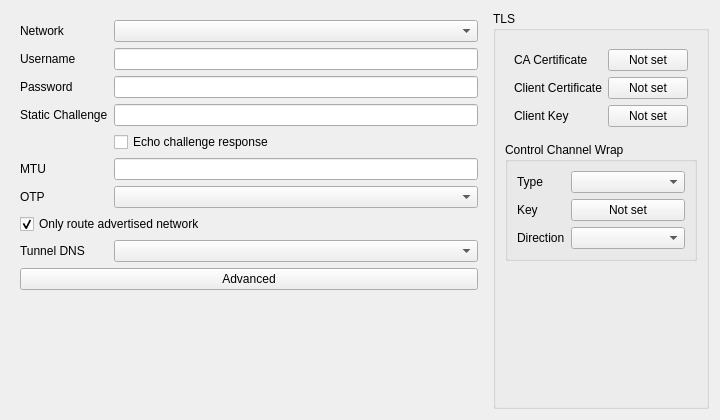
<?xml version="1.0" encoding="UTF-8"?>
<ui version="4.0">
 <class>EditOpenVPN</class>
 <widget class="QWidget" name="EditOpenVPN">
  <property name="geometry">
   <rect>
    <x>0</x>
    <y>0</y>
    <width>720</width>
    <height>420</height>
   </rect>
  </property>
  <property name="windowTitle">
   <string notr="true">EditOpenVPN</string>
  </property>
  <layout class="QHBoxLayout" name="horizontalLayout">
   <item>
    <widget class="QWidget" name="basic_w" native="true">
     <layout class="QFormLayout" name="basic_layout">
      <item row="0" column="0">
       <widget class="QLabel" name="network_l">
        <property name="toolTip">
         <string>&lt;html&gt;&lt;head/&gt;&lt;body&gt;&lt;p&gt;Default transport network. Leave empty to use the core default (udp).&lt;/p&gt;&lt;/body&gt;&lt;/html&gt;</string>
        </property>
        <property name="text">
         <string>Network</string>
        </property>
       </widget>
      </item>
      <item row="0" column="1">
       <widget class="QComboBox" name="network"/>
      </item>
      <item row="1" column="0">
       <widget class="QLabel" name="username_l">
        <property name="text">
         <string>Username</string>
        </property>
       </widget>
      </item>
      <item row="1" column="1">
       <widget class="QLineEdit" name="username"/>
      </item>
      <item row="2" column="0">
       <widget class="QLabel" name="password_l">
        <property name="text">
         <string>Password</string>
        </property>
       </widget>
      </item>
      <item row="2" column="1">
       <widget class="QLineEdit" name="password"/>
      </item>
      <item row="3" column="0">
       <widget class="QLabel" name="static_challenge_l">
        <property name="toolTip">
         <string>&lt;html&gt;&lt;head/&gt;&lt;body&gt;&lt;p&gt;Static challenge text shown by the server when it asks for a second authentication response. When a challenge is set and an OTP profile is bound, Throne sends the answer itself and no interactive prompt appears.&lt;/p&gt;&lt;/body&gt;&lt;/html&gt;</string>
        </property>
        <property name="text">
         <string>Static Challenge</string>
        </property>
       </widget>
      </item>
      <item row="3" column="1">
       <widget class="QLineEdit" name="static_challenge"/>
      </item>
      <item row="4" column="1">
       <widget class="QCheckBox" name="static_challenge_echo">
        <property name="toolTip">
         <string>&lt;html&gt;&lt;head/&gt;&lt;body&gt;&lt;p&gt;Show the static challenge response as plain text.&lt;/p&gt;&lt;/body&gt;&lt;/html&gt;</string>
        </property>
        <property name="text">
         <string>Echo challenge response</string>
        </property>
       </widget>
      </item>
      <item row="5" column="0">
       <widget class="QLabel" name="mtu_l">
        <property name="toolTip">
         <string>&lt;html&gt;&lt;head/&gt;&lt;body&gt;&lt;p&gt;Tunnel MTU. Empty uses 1500 until the server pushes a value.&lt;/p&gt;&lt;/body&gt;&lt;/html&gt;</string>
        </property>
        <property name="text">
         <string>MTU</string>
        </property>
       </widget>
      </item>
      <item row="5" column="1">
       <widget class="QLineEdit" name="mtu"/>
      </item>
      <item row="6" column="0">
       <widget class="QLabel" name="otp_profile_l">
        <property name="text">
         <string>OTP</string>
        </property>
       </widget>
      </item>
      <item row="6" column="1">
       <widget class="QComboBox" name="otp_profile"/>
      </item>
      <item row="7" column="0" colspan="2">
       <widget class="QCheckBox" name="only_advertised_routes">
        <property name="toolTip">
         <string>&lt;html&gt;&lt;head/&gt;&lt;body&gt;&lt;p&gt;Traffic that falls through to this profile reaches the tunnel only when the destination is inside a subnet the VPN server advertises; anything else is blocked. Routing rules that name this profile explicitly are not affected and always win.&lt;/p&gt;&lt;/body&gt;&lt;/html&gt;</string>
        </property>
        <property name="text">
         <string>Only route advertised network</string>
        </property>
        <property name="checked">
         <bool>true</bool>
        </property>
       </widget>
      </item>
      <item row="8" column="0">
       <widget class="QLabel" name="tunnel_dns_l">
        <property name="toolTip">
         <string>&lt;html&gt;&lt;head/&gt;&lt;body&gt;&lt;p&gt;How DNS uses the resolvers the VPN server pushes when this profile is started.&lt;/p&gt;&lt;p&gt;None: ignore them. Use this if the server claims every domain and breaks public DNS.&lt;br/&gt;Prefer: resolve the names the server claims - its split-DNS suffixes and search domains - through them, and everything else as usual.&lt;br/&gt;Strict: also send every remote DNS query to them instead of the remote DNS server, and fail the lookups they cannot answer. Direct lookups are unchanged.&lt;/p&gt;&lt;p&gt;As an endpoint in a routing profile, Prefer and Strict both resolve only the names the server claims.&lt;/p&gt;&lt;/body&gt;&lt;/html&gt;</string>
        </property>
        <property name="text">
         <string>Tunnel DNS</string>
        </property>
       </widget>
      </item>
      <item row="8" column="1">
       <widget class="QComboBox" name="tunnel_dns"/>
      </item>
      <item row="9" column="0" colspan="2">
       <widget class="QPushButton" name="advanced_button">
        <property name="text">
         <string>Advanced</string>
        </property>
       </widget>
      </item>
     </layout>
    </widget>
   </item>
   <item>
    <widget class="QGroupBox" name="tls_box">
     <property name="title">
      <string>TLS</string>
     </property>
     <layout class="QVBoxLayout" name="tls_layout">
      <item>
       <widget class="QWidget" name="tls_form_w" native="true">
        <layout class="QFormLayout" name="tls_form">
         <item row="0" column="0">
          <widget class="QLabel" name="certificate_l">
           <property name="toolTip">
            <string>&lt;html&gt;&lt;head/&gt;&lt;body&gt;&lt;p&gt;Trusted CA certificate content (PEM).&lt;/p&gt;&lt;/body&gt;&lt;/html&gt;</string>
           </property>
           <property name="text">
            <string>CA Certificate</string>
           </property>
          </widget>
         </item>
         <item row="0" column="1">
          <widget class="QPushButton" name="certificate">
           <property name="text">
            <string>Not set</string>
           </property>
          </widget>
         </item>
         <item row="1" column="0">
          <widget class="QLabel" name="client_certificate_l">
           <property name="text">
            <string>Client Certificate</string>
           </property>
          </widget>
         </item>
         <item row="1" column="1">
          <widget class="QPushButton" name="client_certificate">
           <property name="text">
            <string>Not set</string>
           </property>
          </widget>
         </item>
         <item row="2" column="0">
          <widget class="QLabel" name="client_key_l">
           <property name="text">
            <string>Client Key</string>
           </property>
          </widget>
         </item>
         <item row="2" column="1">
          <widget class="QPushButton" name="client_key">
           <property name="text">
            <string>Not set</string>
           </property>
          </widget>
         </item>
        </layout>
       </widget>
      </item>
      <item>
       <widget class="QGroupBox" name="control_wrap_box">
        <property name="toolTip">
         <string>&lt;html&gt;&lt;head/&gt;&lt;body&gt;&lt;p&gt;OpenVPN tls-auth / tls-crypt / tls-crypt-v2 control channel wrapping. Disabled when the type is empty.&lt;/p&gt;&lt;/body&gt;&lt;/html&gt;</string>
        </property>
        <property name="title">
         <string>Control Channel Wrap</string>
        </property>
        <property name="flat">
         <bool>true</bool>
        </property>
        <layout class="QFormLayout" name="control_wrap_layout">
         <item row="0" column="0">
          <widget class="QLabel" name="control_wrap_type_l">
           <property name="text">
            <string>Type</string>
           </property>
          </widget>
         </item>
         <item row="0" column="1">
          <widget class="QComboBox" name="control_wrap_type"/>
         </item>
         <item row="1" column="0">
          <widget class="QLabel" name="control_wrap_key_l">
           <property name="text">
            <string>Key</string>
           </property>
          </widget>
         </item>
         <item row="1" column="1">
          <widget class="QPushButton" name="control_wrap_key">
           <property name="text">
            <string>Not set</string>
           </property>
          </widget>
         </item>
         <item row="2" column="0">
          <widget class="QLabel" name="control_wrap_direction_l">
           <property name="toolTip">
            <string>&lt;html&gt;&lt;head/&gt;&lt;body&gt;&lt;p&gt;tls-auth key direction. Only used when the type is tls_auth; the key is bidirectional when empty.&lt;/p&gt;&lt;/body&gt;&lt;/html&gt;</string>
           </property>
           <property name="text">
            <string>Direction</string>
           </property>
          </widget>
         </item>
         <item row="2" column="1">
          <widget class="QComboBox" name="control_wrap_direction"/>
         </item>
        </layout>
       </widget>
      </item>
      <item>
       <spacer name="tls_spacer">
        <property name="orientation">
         <enum>Qt::Vertical</enum>
        </property>
        <property name="sizeHint" stdset="0">
         <size>
          <width>0</width>
          <height>0</height>
         </size>
        </property>
       </spacer>
      </item>
     </layout>
    </widget>
   </item>
  </layout>
 </widget>
 <tabstops>
  <tabstop>network</tabstop>
  <tabstop>username</tabstop>
  <tabstop>password</tabstop>
  <tabstop>static_challenge</tabstop>
  <tabstop>static_challenge_echo</tabstop>
  <tabstop>mtu</tabstop>
  <tabstop>otp_profile</tabstop>
  <tabstop>only_advertised_routes</tabstop>
  <tabstop>tunnel_dns</tabstop>
  <tabstop>advanced_button</tabstop>
  <tabstop>certificate</tabstop>
  <tabstop>client_certificate</tabstop>
  <tabstop>client_key</tabstop>
  <tabstop>control_wrap_type</tabstop>
  <tabstop>control_wrap_key</tabstop>
  <tabstop>control_wrap_direction</tabstop>
 </tabstops>
 <resources/>
 <connections/>
</ui>
